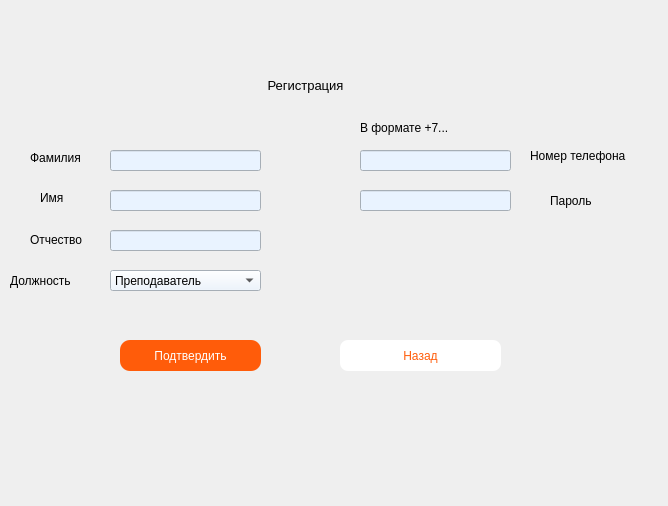
<?xml version="1.0" encoding="UTF-8"?>
<ui version="4.0">
 <class>Registration</class>
 <widget class="QDialog" name="Registration">
  <property name="geometry">
   <rect>
    <x>0</x>
    <y>0</y>
    <width>668</width>
    <height>506</height>
   </rect>
  </property>
  <property name="windowTitle">
   <string>Dialog</string>
  </property>
  <widget class="QLineEdit" name="pswdEdit">
   <property name="geometry">
    <rect>
     <x>360</x>
     <y>190</y>
     <width>151</width>
     <height>21</height>
    </rect>
   </property>
   <property name="styleSheet">
    <string notr="true">background-color: rgb(233, 243, 255);</string>
   </property>
   <property name="echoMode">
    <enum>QLineEdit::Password</enum>
   </property>
  </widget>
  <widget class="QLabel" name="label_4">
   <property name="geometry">
    <rect>
     <x>30</x>
     <y>230</y>
     <width>71</width>
     <height>20</height>
    </rect>
   </property>
   <property name="font">
    <font>
     <pointsize>9</pointsize>
    </font>
   </property>
   <property name="text">
    <string>Отчество</string>
   </property>
  </widget>
  <widget class="QComboBox" name="comboBox">
   <property name="geometry">
    <rect>
     <x>110</x>
     <y>270</y>
     <width>151</width>
     <height>21</height>
    </rect>
   </property>
   <property name="styleSheet">
    <string notr="true">background-color: rgb(233, 243, 255);</string>
   </property>
   <item>
    <property name="text">
     <string>Преподаватель</string>
    </property>
   </item>
   <item>
    <property name="text">
     <string>Учебно-организационный отдел</string>
    </property>
   </item>
  </widget>
  <widget class="QPushButton" name="backButton">
   <property name="geometry">
    <rect>
     <x>340</x>
     <y>340</y>
     <width>161</width>
     <height>31</height>
    </rect>
   </property>
   <property name="styleSheet">
    <string notr="true">background: rgb(255, 255, 255); 
color: rgb(255, 92, 10);
border-radius: 8px;
</string>
   </property>
   <property name="text">
    <string>Назад</string>
   </property>
  </widget>
  <widget class="QLabel" name="label_5">
   <property name="geometry">
    <rect>
     <x>10</x>
     <y>270</y>
     <width>81</width>
     <height>21</height>
    </rect>
   </property>
   <property name="font">
    <font>
     <pointsize>9</pointsize>
    </font>
   </property>
   <property name="text">
    <string>Должность</string>
   </property>
  </widget>
  <widget class="QLabel" name="label_2">
   <property name="geometry">
    <rect>
     <x>40</x>
     <y>190</y>
     <width>55</width>
     <height>16</height>
    </rect>
   </property>
   <property name="font">
    <font>
     <pointsize>9</pointsize>
    </font>
   </property>
   <property name="text">
    <string>Имя</string>
   </property>
  </widget>
  <widget class="QLineEdit" name="phoneEdit">
   <property name="geometry">
    <rect>
     <x>360</x>
     <y>150</y>
     <width>151</width>
     <height>21</height>
    </rect>
   </property>
   <property name="styleSheet">
    <string notr="true">background-color: rgb(233, 243, 255);</string>
   </property>
  </widget>
  <widget class="QLabel" name="label_7">
   <property name="geometry">
    <rect>
     <x>550</x>
     <y>190</y>
     <width>61</width>
     <height>21</height>
    </rect>
   </property>
   <property name="font">
    <font>
     <pointsize>9</pointsize>
    </font>
   </property>
   <property name="text">
    <string>Пароль</string>
   </property>
  </widget>
  <widget class="QLineEdit" name="nameEdit">
   <property name="geometry">
    <rect>
     <x>110</x>
     <y>190</y>
     <width>151</width>
     <height>21</height>
    </rect>
   </property>
   <property name="styleSheet">
    <string notr="true">background-color: rgb(233, 243, 255);</string>
   </property>
  </widget>
  <widget class="QLabel" name="label_6">
   <property name="geometry">
    <rect>
     <x>530</x>
     <y>140</y>
     <width>141</width>
     <height>31</height>
    </rect>
   </property>
   <property name="font">
    <font>
     <pointsize>9</pointsize>
    </font>
   </property>
   <property name="text">
    <string>Номер телефона</string>
   </property>
  </widget>
  <widget class="QLineEdit" name="patronymicEdit">
   <property name="geometry">
    <rect>
     <x>110</x>
     <y>230</y>
     <width>151</width>
     <height>21</height>
    </rect>
   </property>
   <property name="styleSheet">
    <string notr="true">background-color: rgb(233, 243, 255);</string>
   </property>
  </widget>
  <widget class="QLineEdit" name="surnameEdit">
   <property name="geometry">
    <rect>
     <x>110</x>
     <y>150</y>
     <width>151</width>
     <height>21</height>
    </rect>
   </property>
   <property name="styleSheet">
    <string notr="true">background-color: rgb(233, 243, 255);</string>
   </property>
  </widget>
  <widget class="QLabel" name="label_3">
   <property name="geometry">
    <rect>
     <x>30</x>
     <y>150</y>
     <width>71</width>
     <height>16</height>
    </rect>
   </property>
   <property name="font">
    <font>
     <pointsize>9</pointsize>
    </font>
   </property>
   <property name="text">
    <string>Фамилия</string>
   </property>
  </widget>
  <widget class="QPushButton" name="confirmButton">
   <property name="geometry">
    <rect>
     <x>120</x>
     <y>340</y>
     <width>141</width>
     <height>31</height>
    </rect>
   </property>
   <property name="styleSheet">
    <string notr="true">background: rgb(255, 92, 10);
color: rgb(255, 255, 255);
border-radius: 10px;</string>
   </property>
   <property name="text">
    <string>Подтвердить</string>
   </property>
  </widget>
  <widget class="QLabel" name="label">
   <property name="geometry">
    <rect>
     <x>240</x>
     <y>70</y>
     <width>131</width>
     <height>31</height>
    </rect>
   </property>
   <property name="font">
    <font>
     <pointsize>10</pointsize>
    </font>
   </property>
   <property name="text">
    <string>Регистрация</string>
   </property>
   <property name="alignment">
    <set>Qt::AlignCenter</set>
   </property>
  </widget>
  <widget class="QLabel" name="label_8">
   <property name="geometry">
    <rect>
     <x>360</x>
     <y>120</y>
     <width>101</width>
     <height>16</height>
    </rect>
   </property>
   <property name="text">
    <string>В формате +7...</string>
   </property>
  </widget>
  <widget class="QLabel" name="pswdLabel">
   <property name="geometry">
    <rect>
     <x>360</x>
     <y>220</y>
     <width>161</width>
     <height>31</height>
    </rect>
   </property>
   <property name="text">
    <string/>
   </property>
  </widget>
 </widget>
 <resources/>
 <connections/>
</ui>
